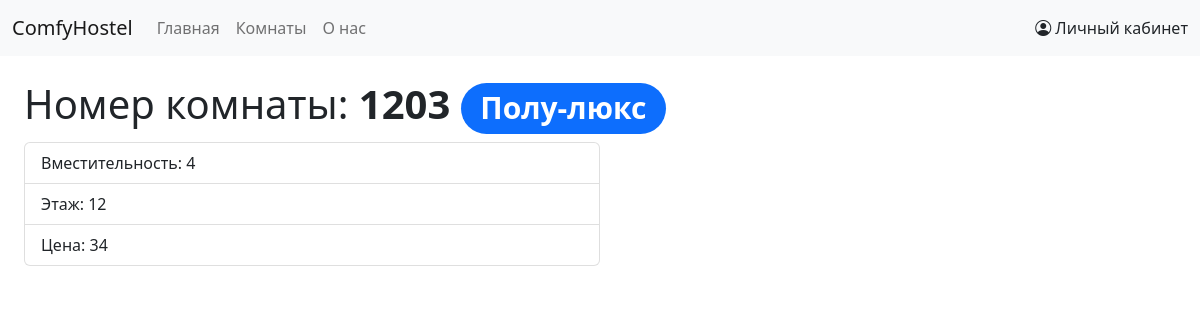
Page /home/rooms/1203 on the committed database.
### home/models.py (models this page shows, shortened)
class Room(models.Model):
    CAPACITY_CHOICES = [
        (1, 1), (2, 2), (3, 3), (4, 4), (5, 5),
    ]
    capacity = models.IntegerField(choices=CAPACITY_CHOICES, default=CAPACITY_CHOICES[0])
    COMFORTABILITY_CHOICES = [
        ("lux", "Люкс"),
        ("semi-lux", "Полу-люкс"),
        ("standard", "Обычный"),
    ]
    comfortability = models.CharField(choices=COMFORTABILITY_CHOICES, max_length=20)
    number = models.IntegerField(primary_key=True, unique=True)
    floor = models.IntegerField()
    price = models.IntegerField()
    STATUSES_LIST = [
        ("available", "Свободна"),
        ("taken", "Занята"),
    ]
    status = models.CharField(max_length=20, choices=STATUSES_LIST, default=STATUSES_LIST[0])

### home/views.py (the view)
# urls.py: path('rooms/<int:pk>', views.RoomsDetailView.as_view(), name='room-detail'),
class RoomsDetailView(generic.DetailView):
    model = Room
    context_object_name = "room"

### home/templates/home/room_detail.html (shortened to what this page needs)
{% extends 'base_generic.html' %}
{% block content %}
    <h1 class="h1">Номер комнаты: <strong>{{ room.number }}</strong>
                <span class="badge bg-primary rounded-pill">{{ room.get_comfortability_display }}</span>
            </h1>
            <div class="list-group col-md-6">
                    <div class="list-group-item">
                        Вместительность: {{ room.capacity }}
                    </div>
                    <div class="list-group-item">
                        Этаж: {{ room.floor }}
                    </div>
            <div class="list-group-item">
                Цена: {{ room.price }}
            </div>
            </div>
{% endblock %}

### rows in the picture
Room: number "1203", comfortability "Полу-люкс", capacity "4", floor "12", price "34"
